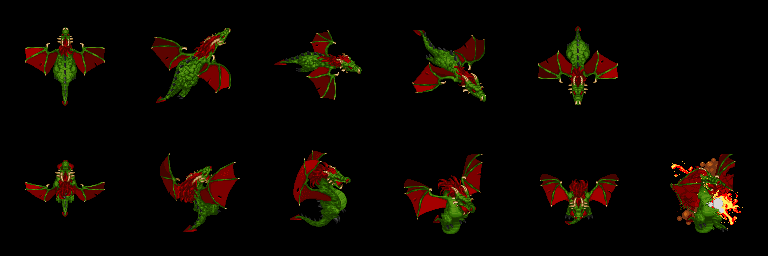

This game map was drawn from its Tiled (.tmx) file and the tilesets committed beside it. A one-line description and the full map source follow:
An orthogonal 6x2 tile map with 128x128 px tiles, 1 tile layer (Capa de Patrones 1).

<map version="1.2" tiledversion="1.2.4" orientation="orthogonal" renderorder="right-down" width="6" height="2" tilewidth="128" tileheight="128" infinite="0" nextlayerid="2" nextobjectid="1">
 <tileset firstgid="1" name="dragon" tilewidth="128" tileheight="128" tilecount="64" columns="8">
  <image source="../Orc Sprites/dragon.png" width="1024" height="1024" />
  <tile id="0">
   <animation>
    <frame tileid="0" duration="200" />
    <frame tileid="8" duration="200" />
    <frame tileid="16" duration="200" />
    <frame tileid="24" duration="200" />
   </animation>
  </tile>
  <tile id="1">
   <animation>
    <frame tileid="1" duration="200" />
    <frame tileid="9" duration="200" />
    <frame tileid="17" duration="200" />
    <frame tileid="25" duration="200" />
   </animation>
  </tile>
  <tile id="2">
   <animation>
    <frame tileid="2" duration="200" />
    <frame tileid="10" duration="200" />
    <frame tileid="18" duration="200" />
    <frame tileid="26" duration="200" />
   </animation>
  </tile>
  <tile id="3">
   <animation>
    <frame tileid="3" duration="200" />
    <frame tileid="11" duration="200" />
    <frame tileid="19" duration="200" />
    <frame tileid="27" duration="200" />
   </animation>
  </tile>
  <tile id="4">
   <animation>
    <frame tileid="4" duration="200" />
    <frame tileid="12" duration="200" />
    <frame tileid="20" duration="200" />
    <frame tileid="28" duration="200" />
   </animation>
  </tile>
  <tile id="5">
   <animation>
    <frame tileid="5" duration="300" />
    <frame tileid="13" duration="200" />
    <frame tileid="21" duration="200" />
    <frame tileid="29" duration="200" />
    <frame tileid="37" duration="200" />
   </animation>
  </tile>
 </tileset>
 <layer id="1" name="Capa de Patrones 1" width="6" height="2">
  <data encoding="csv">
1,2,3,4,5,0,
33,34,35,36,37,6
</data>
 </layer>
</map>
